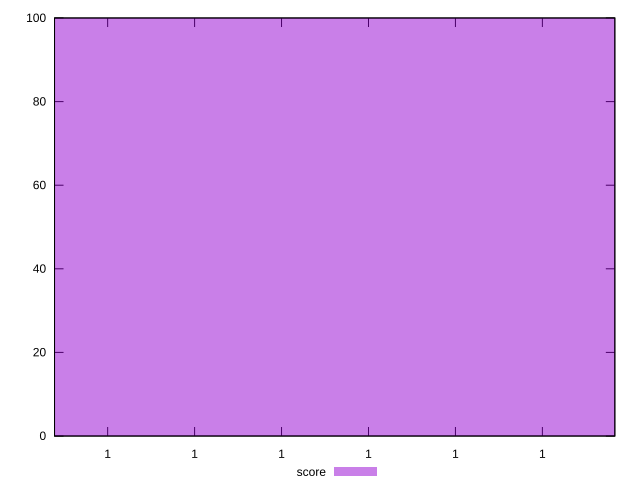

Source code (gnuplot):
reset

$score <<EOF
1 100
EOF

set key outside below
set boxwidth 1e-12
set xrange [0.9999999999999869:0.9999999999999998]
set yrange [0:100]
set trange [0:100]
set style fill transparent solid 0.5 noborder
set terminal svg size 640, 490 enhanced background rgb 'white'
set output "report_00008_2021-01-22T20:58:29.167/bootup-time/samples/pages+cached+noexternal+nofonts+nosvg+noimg+nocss+nojs/score/histogram.svg"

plot $score title "score" with boxes

reset
